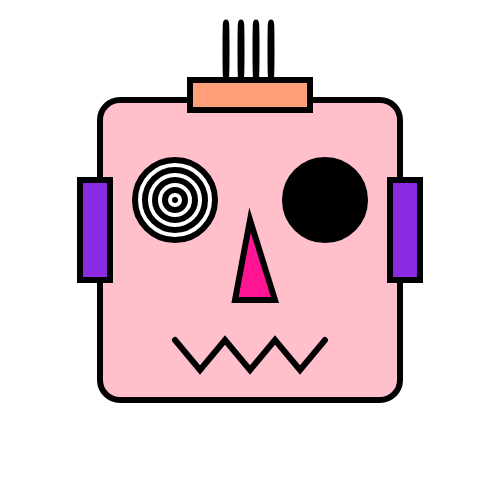
Frame 1 (no input)
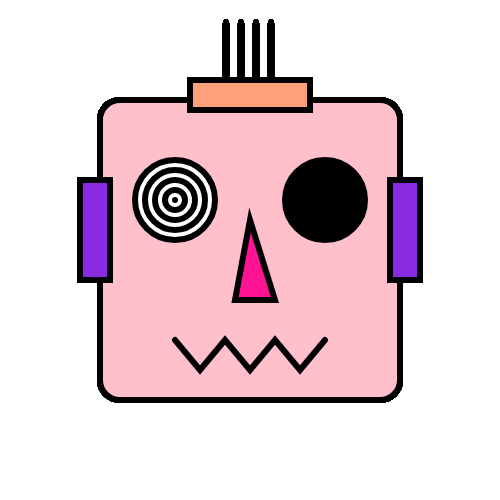
Frame 60 (no input)
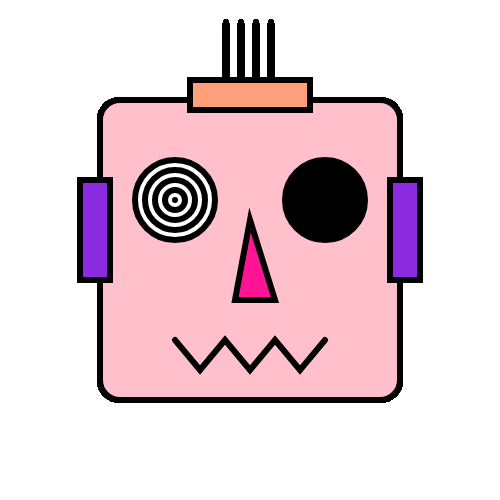
Frame 120 (the mouse pressed at the canvas centre since frame 60)

The p5.js sketch that drew these frames (run headless with seeded random() and noise() and a simulated clock; from frame 60 on, the mouse is pressed at the canvas centre):

// p5.js sketch
// ── sketch.js
function setup() {
    //create a canvas for the robot
    createCanvas(500, 500);
}

function draw() {
    strokeWeight(6);

    //robots head
    fill(255, 192, 203);
    rect(100, 100, 300, 300, 20);


    //robots antenna
    // fill(0, 100, 0);
    ellipse(256, 50, 1, 55);
    ellipse(226, 50, 1, 55);
    ellipse(241, 50, 1, 55);
    ellipse(271, 50, 1, 55);



    fill(255, 160, 122);
    rect(190, 80, 120, 30);

    //robots eyes
    fill(255);
    ellipse(175, 200, 80, 80);
    ellipse(175, 200, 60, 60);
    ellipse(175, 200, 40, 40);
    ellipse(175, 200, 20, 20);
    point(175, 200);
    fill(0);
    ellipse(325, 200, 80, 80);
    point(325, 200);


    //robots nose
    fill(255, 20, 147);
    triangle(250, 220, 235, 300, 275, 300);

    //robots ears
    fill(138, 43, 226)
    rect(80, 180, 30, 100);
    rect(390, 180, 30, 100);

    //robots mouth
    noFill();
    beginShape();
    vertex(175, 340);
    vertex(200, 370);
    vertex(225, 340);
    vertex(250, 370);
    vertex(275, 340);
    vertex(300, 370);
    vertex(325, 340);
    endShape();
}
